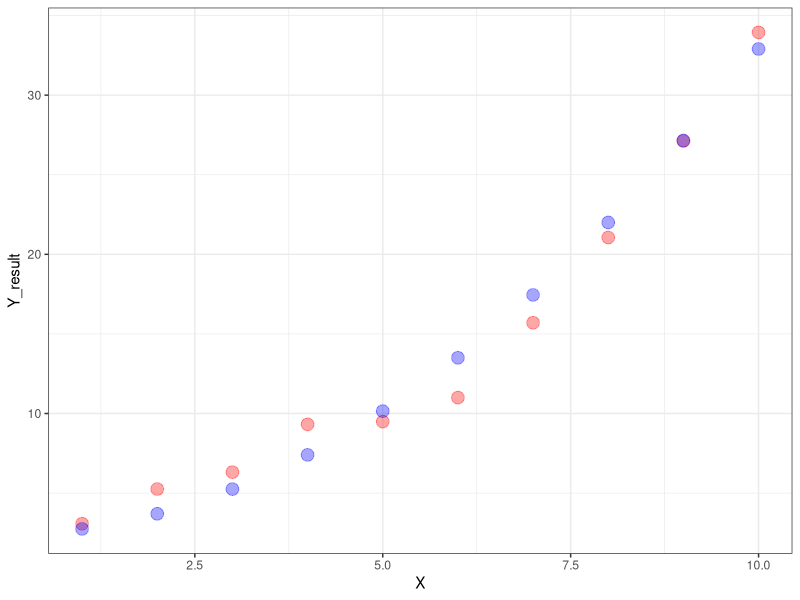
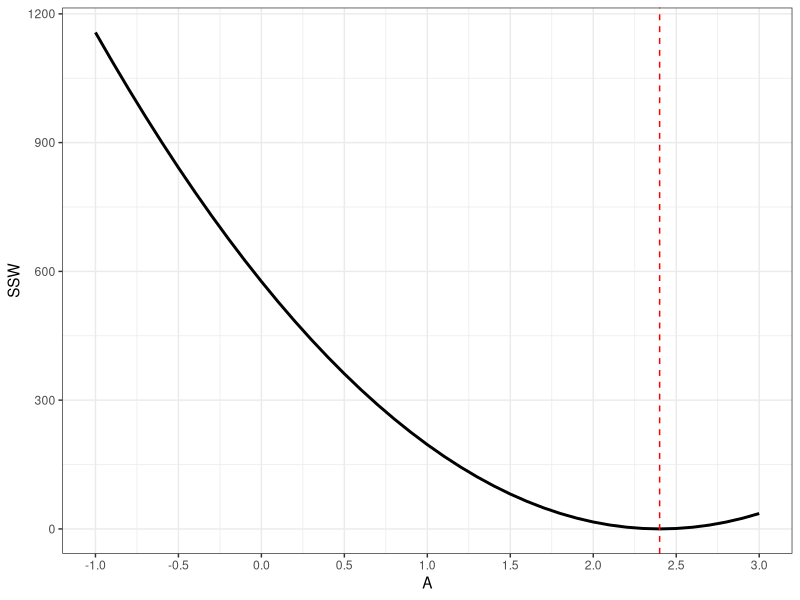

R code for these plots, in order:
## ---- chunk 1
library(tidyverse)
library(broom)
## ---- chunk 2
set.seed(12345)

A = 1
B = 0.5
C = 0.25
X = 1:10

W = runif(10,min = -3, max = 3)
values <- data.frame(X = X, Y_determ = A + B*X + C*X^2, Y_result = A + B*X + C*X^2 + W)
values
## ---- chunk 3
poss_A = seq(from = -1, to = 3, by = 0.1)
poss_B = seq(from = 0, to = 2, by = 0.05)
poss_C = seq(from = 0, to = 1, by = 0.025)

all_possible <- expand.grid(A = poss_A, B = poss_B, C = poss_C)
all_possible$SS <- NA
all_possible$SSW <- NA

for( i in 1:nrow(all_possible)){
  print(i)
  pred_Y = all_possible$A[i] + all_possible$B[i]*X + all_possible$C[i]*(X^2)
  
  
  all_possible$SS[i] <- sum(pred_Y - values$Y_determ)^2
  all_possible$SSW[i] <- sum(pred_Y - values$Y_result)^2
}

id <- which(all_possible$SS == min(all_possible$SS))
all_possible[id,]

id <- which(all_possible$SSW == min(all_possible$SSW))
all_possible[id,]

values$Pred_Y <- all_possible$A[id] + all_possible$B[id]*X + all_possible$C[id]*X^2


## ---- chunk 4
ggplot(data = values) + 
  geom_point(aes(x = X, y = Y_result), size = 4, colour = "red", alpha = 0.35) +
  geom_point(aes(x = X, y = Pred_Y), size = 4, colour = "blue", alpha = 0.35) + 
  theme_bw()
  
## ---- chunk 5
id <- which(all_possible$B == 0.05 & round(all_possible$C,digits = 3) == 0.300)

ggplot(data = all_possible[id,]) + 
  geom_line(aes(x = A, y = SSW), size = 1) + 
  geom_vline(aes(xintercept = 2.4), colour = "red", linetype = "dashed") +
  scale_x_continuous(breaks = seq(-1,3,by = 0.5)) +
  theme_bw()

